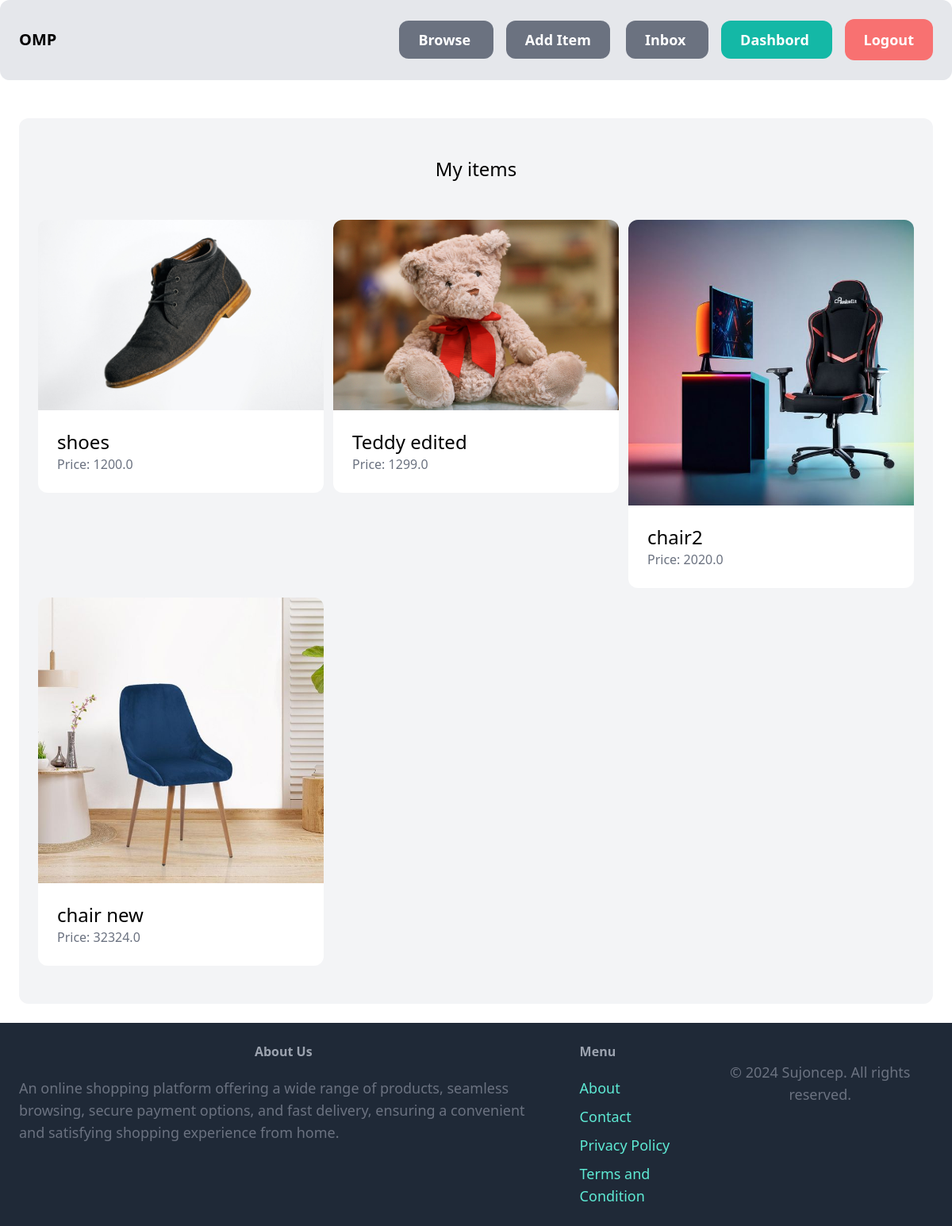
The page /dashboard/ (signed in) on the database its author committed.
### item/models.py (models this page shows, shortened)
class Item(models.Model):
    category = models.ForeignKey(
        Category, related_name='items', on_delete=models.CASCADE)
    name = models.CharField(max_length=255)
    description = models.TextField(blank=True, null=True)
    price = models.FloatField()
    image = models.ImageField(upload_to='item_images', blank=True, null=True)
    is_sold = models.BooleanField(default=False)
    created_by = models.ForeignKey(
        User, related_name='items', on_delete=models.CASCADE)
    created_at = models.DateField(auto_now_add=True)

### dashboard/views.py (the view)
# urls.py: path('', views.index, name='index'),
@login_required
def index(request):
    items = Item.objects.filter(created_by=request.user)
    return render(request,'dashboard/index.html', {'items':items} )

### dashboard/templates/dashboard/index.html (shortened to what this page needs)
{% extends 'market/base.html' %}
{% block content %}
    <div class="mt-6 px-6 py-12 bg-gray-100 rounded-xl">
        <h2 class="mb-12 text-2xl text-center">My items</h2>
        <div class="grid grid-cols-3 gap-3">
            {% for item in items %}
                <div>
                    <a href="{% url 'item:detail' item.id %}">
                        <div>
                            <img src="{{ item.image.url }}" class="rounded-t-xl">
                        </div>
                        <div class="p-6 bg-white rounded-b-xl">
                            <h2 class="text-2xl">{{ item.name }}</h2>
                            <p class="text-gray-500">Price: {{ item.price }}</p>
                        </div>
                    </a>
                </div>
            {% endfor %}
        </div>
    </div>
{% endblock %}

### rows shown on the page
Item: image (picture), name "shoes", price "1200.0"
Item: image (picture), name "Teddy edited", price "1299.0"
Item: image (picture), name "chair2", price "2020.0"
Item: image (picture), name "chair new", price "32324.0"
